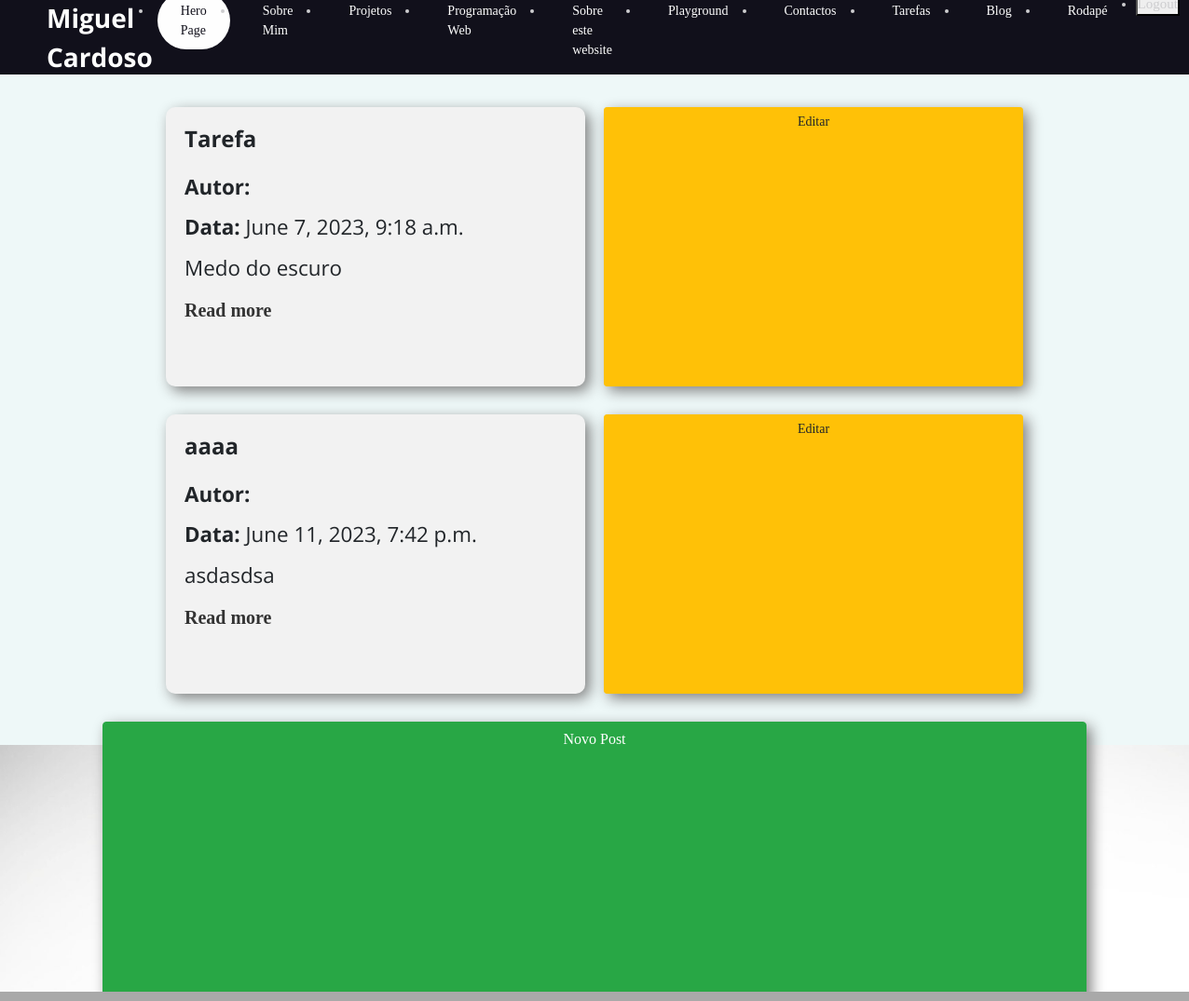
The page /portfolio/blog (signed in) on the database its author committed.
### portfolio/models.py (models this page shows, shortened)
class Post(models.Model):
    autores = models.ManyToManyField(Autor, related_name='posts')
    data = models.DateTimeField(auto_now_add=True)
    titulo = models.CharField(max_length=25)
    descricao = models.TextField()
    link = models.CharField(max_length=100, blank=True)
    imagem = models.ImageField(upload_to='images/', blank=True)
    comentarios = models.ManyToManyField('Comentario', related_name='posts')
    like = models.IntegerField(default=0)
    area = models.ForeignKey(Area, on_delete=models.CASCADE, related_name='posts')

### portfolio/views.py (the view)
# urls.py: path('blog', views.blog_view, name='blog'),
@login_required(login_url="/accounts/login")
def blog_view(request):
    posts = Post.objects.all()
    context = {
        'posts': posts,
    }
    return render(request, 'portfolio/blog.html', context)

### portfolio/templates/portfolio/blog.html
{% extends 'portfolio/layout.html' %}
{% block main %}
{% for post in posts %}
<div class="post">
  <h2>{{ post.titulo }}</h2>
  <p><strong>Autor:</strong> {{ post.autor }}</p>
  <p><strong>Data:</strong> {{ post.data }}</p>
  <p>{{ post.descricao }}</p>
  <p><a href="{{ post.link }}">Read more</a></p>
</div>
<a href="{% url 'portfolio:postEdita' post.id %}" class="btn btn-warning  btn-sm"
  style="float: right; margin-right: 10px">
  Editar
</a>
{% endfor %}
{% load static %}
<link rel="stylesheet" href="{% static 'portfolio/css/blog.css' %}">
<a href="{% url 'portfolio:postNovo' %}" class="btn btn-success btn-block">Novo Post</a>
{% endblock %}

### portfolio/static/portfolio/css/styles.css (style rules this page uses)
* { box-sizing: border-box; margin: 0; padding: 0; font-family: 'Open Sans', sans-serif; }
@media all and (max-width: 1320px) { h2 { font-size: 1.0rem; } }
@media all and (max-width: 1320px) { p { font-size: 1.4rem; } }
h2 { display: block; font-size: 1.2em; margin-top: 0.83em; margin-bottom: 0.83em; margin-left: 0; margin-right: 0; font-weight: bold; }
a { font-family: Libre Baskerville, serif; font-weight: 500; font-size: 20px; color: #072786; text-decoration: none; }

### portfolio/static/portfolio/css/blog.css (style rules this page uses)
main>* { width: 450px; height: 300px; padding: 25px; margin: 10px; background-color: white; border-radius: 10px; box-shadow: 5px 5px 15px grey; }
.post { background-color: #f2f2f2; padding: 20px; margin-bottom: 20px; }
.post h2 { font-size: 24px; margin-top: 0; }
.post p strong { font-weight: bold; }
.post p { margin-bottom: 10px; }
.post a { color: #333; text-decoration: none; font-weight: bold; }

### rows shown on the page
Post: titulo "Tarefa", data "June 7, 2023, 9:18 a.m.", descricao "Medo do escuro"
Post: titulo "aaaa", data "June 11, 2023, 7:42 p.m.", descricao "asdasdsa"
